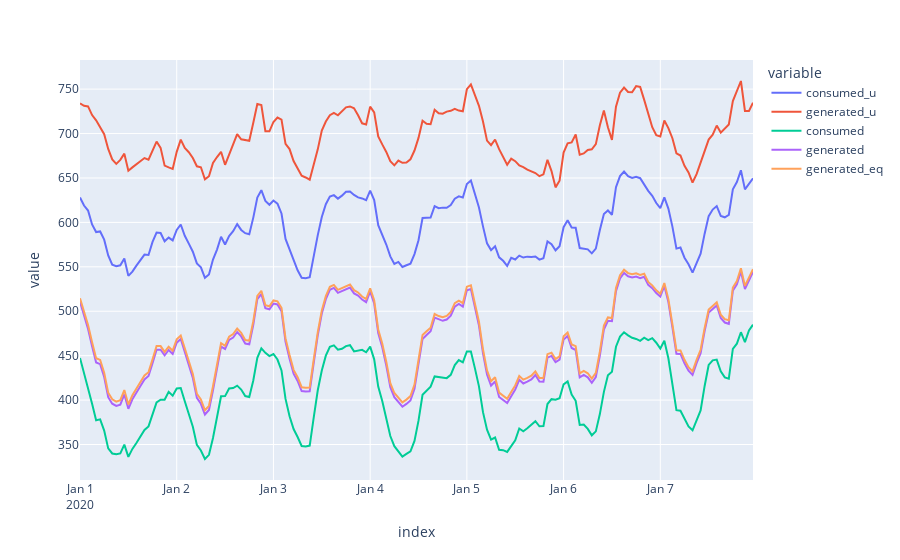

The cell this chart's notebook holds for it:
### Code cell
px.line(ba_dat, x=ba_dat.index, y=["consumed_u","generated_u","consumed","generated", "generated_eq"])

### Figure 1 — Plotly figure (JSON) as saved in the notebook; plotly's stock layout.template omitted (floating-point values rounded to 4 significant figures; data arrays with more than 128 entries replaced by an {"elided": "..."} marker saying what was removed)
{"data": [{"hovertemplate": "variable=consumed_u<br>index=%{x}<br>value=%{y}<extra></extra>", "legendgroup": "consumed_u", "line": {"color": "#636efa", "dash": "solid"}, "marker": {"symbol": "circle"}, "mode": "lines", "name": "consumed_u", "orientation": "v", "showlegend": true, "type": "scatter", "x": {"elided": "168 str values"}, "xaxis": "x", "y": {"elided": "168 float values"}, "yaxis": "y"}, {"hovertemplate": "variable=generated_u<br>index=%{x}<br>value=%{y}<extra></extra>", "legendgroup": "generated_u", "line": {"color": "#EF553B", "dash": "solid"}, "marker": {"symbol": "circle"}, "mode": "lines", "name": "generated_u", "orientation": "v", "showlegend": true, "type": "scatter", "x": {"elided": "168 str values"}, "xaxis": "x", "y": {"elided": "168 float values"}, "yaxis": "y"}, {"hovertemplate": "variable=consumed<br>index=%{x}<br>value=%{y}<extra></extra>", "legendgroup": "consumed", "line": {"color": "#00cc96", "dash": "solid"}, "marker": {"symbol": "circle"}, "mode": "lines", "name": "consumed", "orientation": "v", "showlegend": true, "type": "scatter", "x": {"elided": "168 str values"}, "xaxis": "x", "y": {"elided": "168 float values"}, "yaxis": "y"}, {"hovertemplate": "variable=generated<br>index=%{x}<br>value=%{y}<extra></extra>", "legendgroup": "generated", "line": {"color": "#ab63fa", "dash": "solid"}, "marker": {"symbol": "circle"}, "mode": "lines", "name": "generated", "orientation": "v", "showlegend": true, "type": "scatter", "x": {"elided": "168 str values"}, "xaxis": "x", "y": {"elided": "168 float values"}, "yaxis": "y"}, {"hovertemplate": "variable=generated_eq<br>index=%{x}<br>value=%{y}<extra></extra>", "legendgroup": "generated_eq", "line": {"color": "#FFA15A", "dash": "solid"}, "marker": {"symbol": "circle"}, "mode": "lines", "name": "generated_eq", "orientation": "v", "showlegend": true, "type": "scatter", "x": {"elided": "168 str values"}, "xaxis": "x", "y": {"elided": "168 float values"}, "yaxis": "y"}], "layout": {"legend": {"title": {"text": "variable"}, "tracegroupgap": 0}, "margin": {"t": 60}, "xaxis": {"anchor": "y", "domain": [0, 1], "title": {"text": "index"}}, "yaxis": {"anchor": "x", "domain": [0, 1], "title": {"text": "value"}}}}
